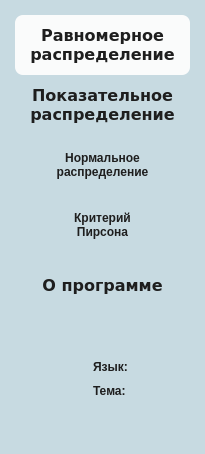
         <widget class="QFrame" name="f_menu">
          <property name="sizePolicy">
           <sizepolicy hsizetype="Maximum" vsizetype="Preferred">
            <horstretch>0</horstretch>
            <verstretch>0</verstretch>
           </sizepolicy>
          </property>
          <property name="maximumSize">
           <size>
            <width>500</width>
            <height>16777215</height>
           </size>
          </property>
          <property name="styleSheet">
           <string notr="true">QFrame {
    background-color: rgb(199, 218, 225);
}
QLabel {
    color: rgb(30, 30, 30);
    background-color: rgba(128, 128, 128, 0.0);
	font: 14pt &quot;Segoe UI&quot;;
    font-weight: 600;
    margin: 5px;
    margin-left: 0px;
    margin-right: 0px;
}
QPushButton {
    background: rgba(253, 253, 253, 0.-5);
    min-height: 50px;
  font: 12pt &quot;Verdana&quot;;
  color: rgb(0, 0, 0);
  font-weight: 600;
  color: rgb(30, 30, 30);
  border: none;
  border-radius: 8px;
  padding: 5px 15px;
  outline: 0px;
}

QPushButton:hover{
    background: rgb(193, 193, 193);
	text-decoration: none;
    border: none;
}</string>
          </property>
          <property name="frameShape">
           <enum>QFrame::Shape::NoFrame</enum>
          </property>
          <property name="frameShadow">
           <enum>QFrame::Shadow::Raised</enum>
          </property>
          <layout class="QVBoxLayout" name="verticalLayout_43">
           <property name="spacing">
            <number>0</number>
           </property>
           <property name="leftMargin">
            <number>15</number>
           </property>
           <property name="topMargin">
            <number>15</number>
           </property>
           <property name="rightMargin">
            <number>15</number>
           </property>
           <item>
            <layout class="QVBoxLayout" name="verticalLayout_42">
             <item>
              <widget class="QPushButton" name="pb_page_0">
               <property name="font">
                <font>
                 <family>Verdana</family>
                 <pointsize>12</pointsize>
                 <italic>false</italic>
                 <underline>false</underline>
                 <strikeout>false</strikeout>
                 <fontweight>DemiBold</fontweight>
                </font>
               </property>
               <property name="styleSheet">
                <string notr="true">QPushButton{    background: rgba(253, 253, 253, 0.95);}</string>
               </property>
               <property name="text">
                <string>Равномерное
распределение</string>
               </property>
              </widget>
             </item>
             <item>
              <widget class="QPushButton" name="pb_page_1">
               <property name="font">
                <font>
                 <family>Verdana</family>
                 <pointsize>12</pointsize>
                 <italic>false</italic>
                 <stylestrategy>PreferAntialias</stylestrategy>
                 <fontweight>DemiBold</fontweight>
                </font>
               </property>
               <property name="text">
                <string>Показательное
распределение</string>
               </property>
              </widget>
             </item>
             <item>
              <widget class="QPushButton" name="pb_page_2">
               <property name="text">
                <string>Нормальное
распределение</string>
               </property>
              </widget>
             </item>
             <item>
              <widget class="QPushButton" name="pb_page_3">
               <property name="text">
                <string>Критерий
Пирсона</string>
               </property>
              </widget>
             </item>
             <item>
              <widget class="QPushButton" name="pb_page_4">
               <property name="font">
                <font>
                 <family>Verdana</family>
                 <pointsize>12</pointsize>
                 <italic>false</italic>
                 <stylestrategy>PreferAntialias</stylestrategy>
                 <fontweight>DemiBold</fontweight>
                </font>
               </property>
               <property name="text">
                <string>О программе</string>
               </property>
              </widget>
             </item>
             <item>
              <spacer name="verticalSpacer_65">
               <property name="orientation">
                <enum>Qt::Orientation::Vertical</enum>
               </property>
               <property name="sizeHint" stdset="0">
                <size>
                 <width>20</width>
                 <height>40</height>
                </size>
               </property>
              </spacer>
             </item>
             <item>
              <layout class="QHBoxLayout" name="layout_language" stretch="1,3">
               <item>
                <spacer name="horizontalSpacer_5">
                 <property name="orientation">
                  <enum>Qt::Orientation::Horizontal</enum>
                 </property>
                 <property name="sizeHint" stdset="0">
                  <size>
                   <width>40</width>
                   <height>20</height>
                  </size>
                 </property>
                </spacer>
               </item>
               <item>
                <widget class="QLabel" name="label">
                 <property name="sizePolicy">
                  <sizepolicy hsizetype="Maximum" vsizetype="Preferred">
                   <horstretch>0</horstretch>
                   <verstretch>0</verstretch>
                  </sizepolicy>
                 </property>
                 <property name="minimumSize">
                  <size>
                   <width>100</width>
                   <height>0</height>
                  </size>
                 </property>
                 <property name="maximumSize">
                  <size>
                   <width>100</width>
                   <height>16777215</height>
                  </size>
                 </property>
                 <property name="styleSheet">
                  <string notr="true"/>
                 </property>
                 <property name="text">
                  <string>Язык:</string>
                 </property>
                </widget>
               </item>
              </layout>
             </item>
             <item>
              <layout class="QHBoxLayout" name="layout_theme" stretch="1,3">
               <item>
                <spacer name="horizontalSpacer_15">
                 <property name="orientation">
                  <enum>Qt::Orientation::Horizontal</enum>
                 </property>
                 <property name="sizeHint" stdset="0">
                  <size>
                   <width>40</width>
                   <height>20</height>
                  </size>
                 </property>
                </spacer>
               </item>
               <item>
                <widget class="QLabel" name="label_2">
                 <property name="sizePolicy">
                  <sizepolicy hsizetype="Maximum" vsizetype="Preferred">
                   <horstretch>0</horstretch>
                   <verstretch>0</verstretch>
                  </sizepolicy>
                 </property>
                 <property name="minimumSize">
                  <size>
                   <width>100</width>
                   <height>0</height>
                  </size>
                 </property>
                 <property name="maximumSize">
                  <size>
                   <width>100</width>
                   <height>16777215</height>
                  </size>
                 </property>
                 <property name="text">
                  <string>Тема:</string>
                 </property>
                </widget>
               </item>
              </layout>
             </item>
             <item>
              <spacer name="verticalSpacer_68">
               <property name="orientation">
                <enum>Qt::Orientation::Vertical</enum>
               </property>
               <property name="sizeType">
                <enum>QSizePolicy::Policy::Fixed</enum>
               </property>
               <property name="sizeHint" stdset="0">
                <size>
                 <width>20</width>
                 <height>40</height>
                </size>
               </property>
              </spacer>
             </item>
            </layout>
           </item>
          </layout>
         </widget>
